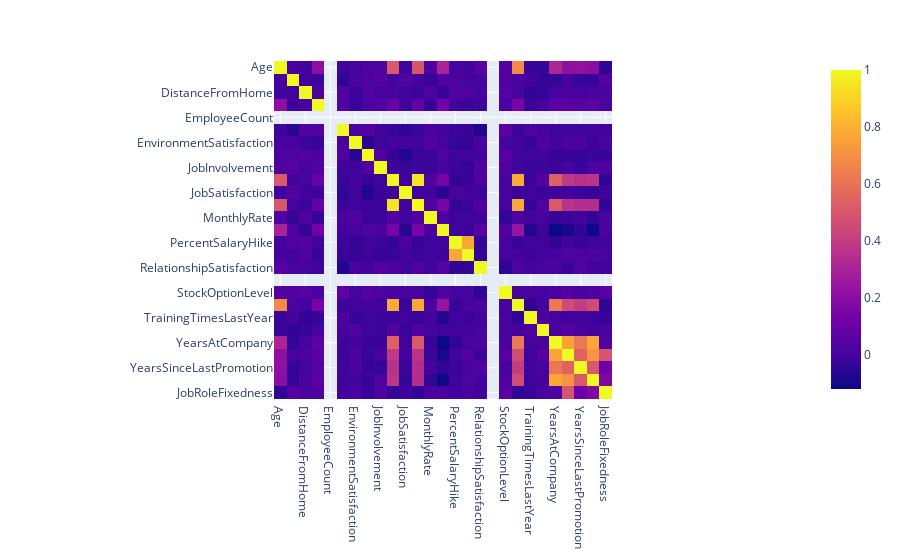

Notebook code for this chart:
### Code cell
import plotly.express as px

fig = px.imshow(data.corr())
fig.show()
py.plot(fig, filename = 'DataCorrelation', auto_open=True)

### Figure 1 — Plotly figure (JSON) as saved in the notebook; plotly's stock layout.template omitted (floating-point values rounded to 4 significant figures; data arrays with more than 128 entries replaced by an {"elided": "..."} marker saying what was removed)
{"data": [{"coloraxis": "coloraxis", "hovertemplate": "x: %{x}<br>y: %{y}<br>color: %{z}<extra></extra>", "name": "0", "type": "heatmap", "x": ["Age", "DailyRate", "DistanceFromHome", "Education", "EmployeeCount", "EmployeeNumber", "EnvironmentSatisfaction", "HourlyRate", "JobInvolvement", "JobLevel", "JobSatisfaction", "MonthlyIncome", "MonthlyRate", "NumCompaniesWorked", "PercentSalaryHike", "PerformanceRating", "RelationshipSatisfaction", "StandardHours", "StockOptionLevel", "TotalWorkingYears", "TrainingTimesLastYear", "WorkLifeBalance", "YearsAtCompany", "YearsInCurrentRole", "YearsSinceLastPromotion", "YearsWithCurrManager", "JobRoleFixedness"], "xaxis": "x", "y": ["Age", "DailyRate", "DistanceFromHome", "Education", "EmployeeCount", "EmployeeNumber", "EnvironmentSatisfaction", "HourlyRate", "JobInvolvement", "JobLevel", "JobSatisfaction", "MonthlyIncome", "MonthlyRate", "NumCompaniesWorked", "PercentSalaryHike", "PerformanceRating", "RelationshipSatisfaction", "StandardHours", "StockOptionLevel", "TotalWorkingYears", "TrainingTimesLastYear", "WorkLifeBalance", "YearsAtCompany", "YearsInCurrentRole", "YearsSinceLastPromotion", "YearsWithCurrManager", "JobRoleFixedness"], "yaxis": "y", "z": {"elided": "27x27 float values"}}], "layout": {"coloraxis": {"colorscale": [[0, "#0d0887"], [0.1111, "#46039f"], [0.2222, "#7201a8"], [0.3333, "#9c179e"], [0.4444, "#bd3786"], [0.5556, "#d8576b"], [0.6667, "#ed7953"], [0.7778, "#fb9f3a"], [0.8889, "#fdca26"], [1, "#f0f921"]]}, "margin": {"t": 60}, "xaxis": {"anchor": "y", "constrain": "domain", "domain": [0, 1], "scaleanchor": "y"}, "yaxis": {"anchor": "x", "autorange": "reversed", "constrain": "domain", "domain": [0, 1]}}}
